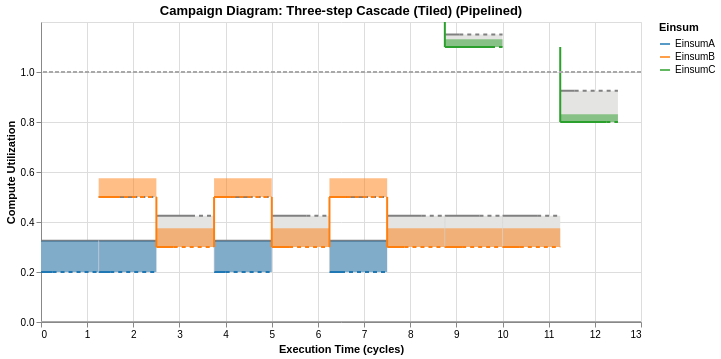
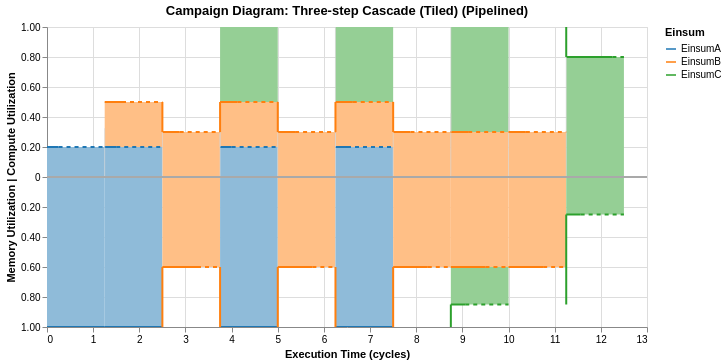

Source (notebook cell) for these figures, in order:
### Code cell
pipelined_cascade = tiled_cascade.pipeline(3)

campaign_diagram = CampaignDiagram(pipelined_cascade)
campaign_diagram.draw().interactive().show()
campaign_diagram.draw(dual_mode=True).interactive()
